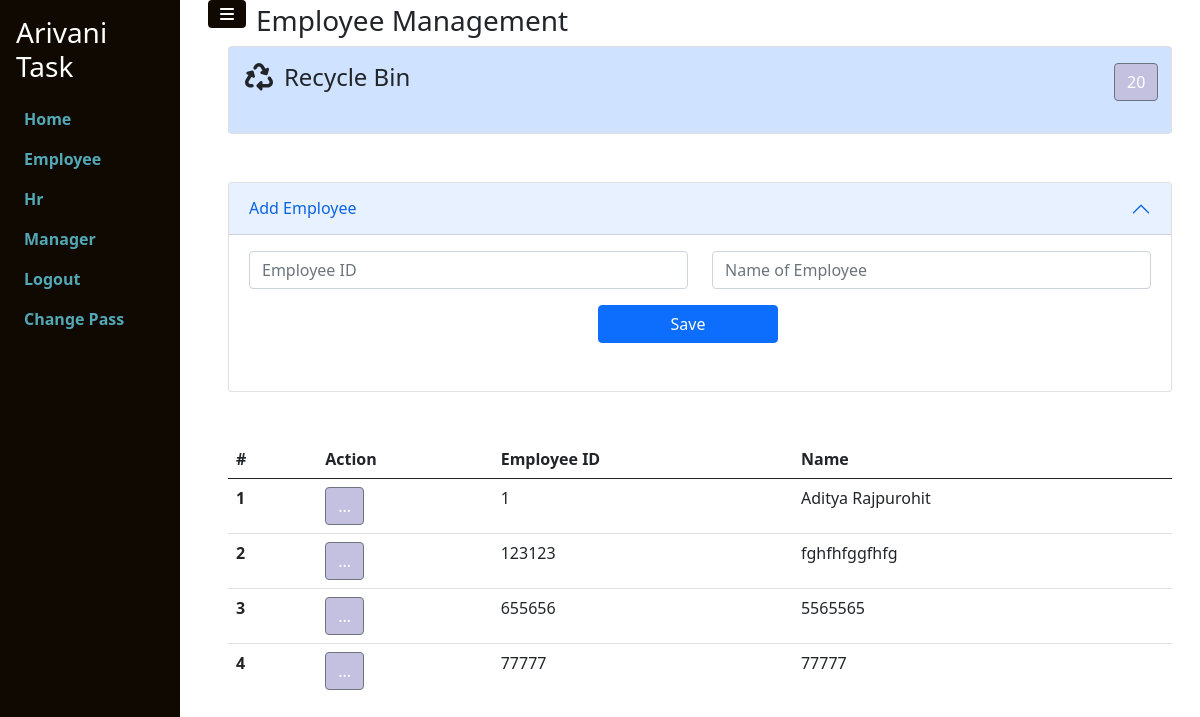
The page /employee/employeePage/ (signed in) on the database as committed earlier.
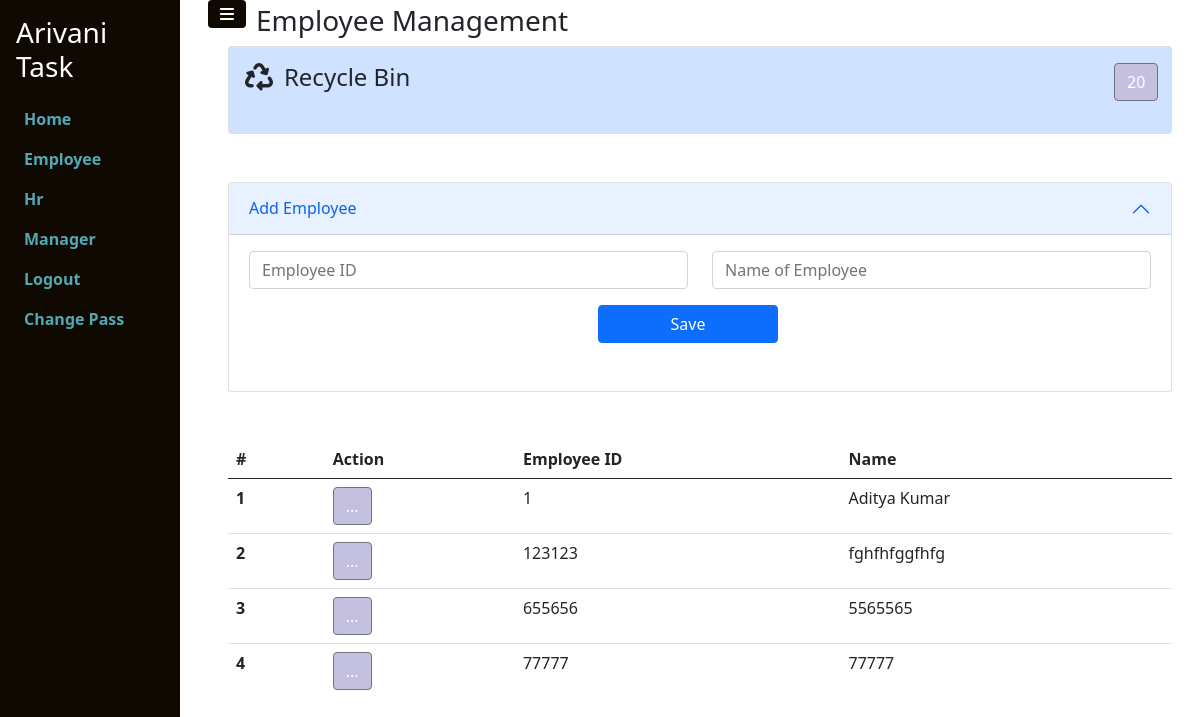
The same page on the database as committed later.
### employee/models.py (models this page shows, shortened)
class Employee(models.Model):
    employeeID=models.IntegerField()
    name=models.CharField(max_length=70)
    is_deleted=models.BooleanField(default=0)
    created_by=models.ForeignKey(User, on_delete=models.CASCADE,related_name="created_employee",null=True)
    updated_by=models.ForeignKey(User, on_delete=models.CASCADE,related_name="updated_employee",null=True)
    created_at=models.DateTimeField(auto_now_add=True,null=True)
    updated_at = models.DateTimeField(null=True)
    deleted_at = models.DateTimeField(null=True)
    deleted_by = models.ForeignKey(User, on_delete=models.CASCADE,related_name="deleted_employee",null=True)
    restored_at = models.DateTimeField(null=True)
    restored_by = models.ForeignKey(User, on_delete=models.CASCADE,related_name="restored_employee",null=True)
    status = models.BooleanField(default=True)

### employee/views.py (the view)
# urls.py: path("employeePage/",employeePage,name="employeePage"),
def employeePage(request):
    if request.user.is_authenticated:
        logged_in_user=request.user.id
        user = User.objects.get(id=logged_in_user)
        if request.method == 'GET':  # Corrected method check
            employees = Employee.objects.all().filter(is_deleted=0,created_by=logged_in_user)
            employees_deleted = Employee.objects.all().filter(is_deleted=1,created_by=logged_in_user).count()
            if user.is_superuser==True:
                data = {
                'employees': employees,
                'employees_deleted':employees_deleted,
                'is_superuser':1
                }
            else:
                data = {
                'employees': employees,
                'employees_deleted':employees_deleted,
                }
            return render(request, 'Employee/employee.html', data)
    else:
        return redirect("loginUserPage")

### templates/Employee/employee.html (shortened to what the changed rows need)
{% extends "base/base.html" %}
{% load static %}
{% block content %}
<link href="{% static 'css/employee/employee.css' %}" rel="stylesheet"/>
<div class="container">
    <div class="row mt-5">
        <div class="accordion" id="accordionExample">
            <div class="accordion-item">
              <h2 class="accordion-header" id="headingOne">
                <button class="accordion-button" id="acc_title" type="button" data-bs-toggle="collapse" data-bs-target="#collapseOne" aria-expanded="true" aria-controls="collapseOne">
                  {% if update %}
                  Update Employee
                  {% else %}
                  Add Employee
                  {% endif %}
                </button>
              </h2>
            </div>
        </div>
    </div>
    <div class="row mt-5">
        {% if employees %}
        <div class="table-responsive scrollable-table">
          <table class="table">
            <thead>
              <tr>
                <th scope="col">#</th>
                <th scope="col">Action</th>
                <th scope="col">Employee ID</th>
                <th scope="col">Name</th>
              </tr>
            </thead>
            <tbody id="table_data">
                {% for item in employees %}
                <tr>
                    <th scope="row">{{forloop.counter}}</th>
                    <td>
                        <div class="dropdown">
                            <button class="btn btn-secondary " style="background:#c4c1e0" type="button" data-bs-toggle="dropdown" aria-expanded="false">
                              ...
                            </button>
                          </div>
                    </td>
                    <td>{{ item.employeeID }}</td>
                    <td>{{ item.name }}</td>
                </tr>
                {% endfor %}
            </tbody>
          </table>
        </div>
          {% else %}
          <div class="card mb-2">
            <div class="card-body">
              <h3>No Data Found</h3>
            </div>
          </div>
          {% endif %}
    </div>
</div>
{% endblock content %}

Rows that differ between the two databases and show on the page:
changed Employee: name "Aditya Rajpurohit" → "Aditya Kumar"
